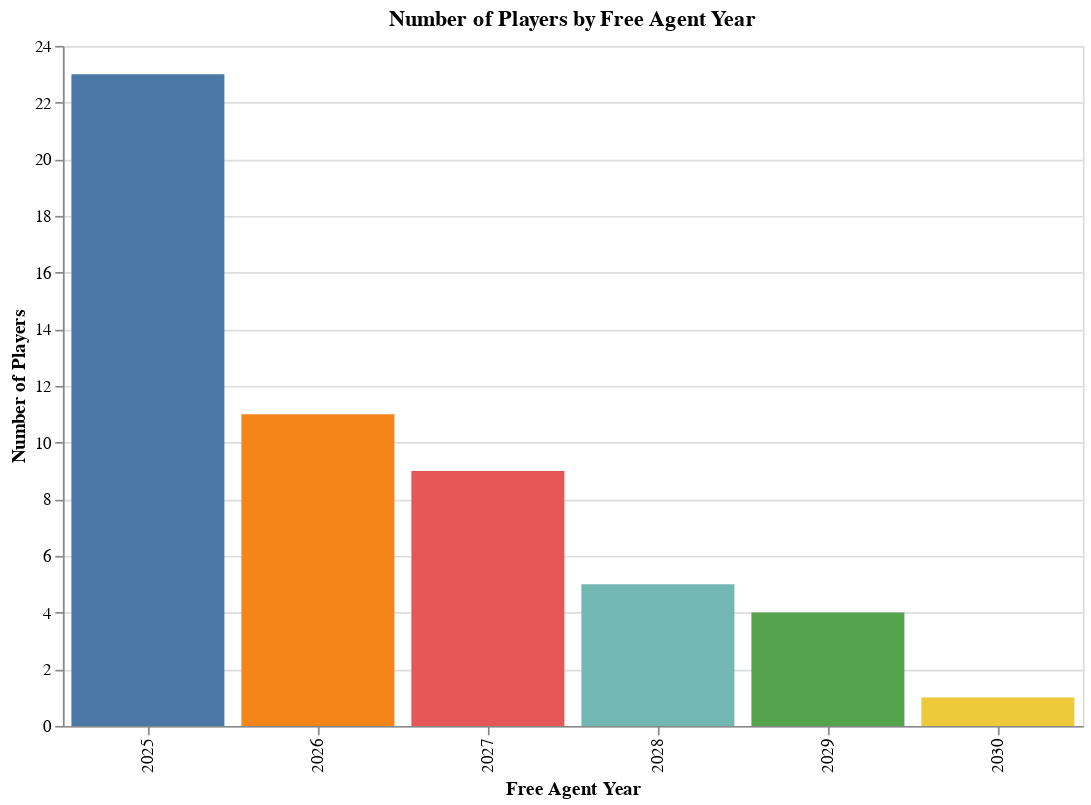

The notebook cell saved with this chart:
### Code cell
import altair as alt
import pandas as pd

# Assuming 'df' is your DataFrame with 'FREE AGENT YEAR' and 'PLAYER' columns

# Group by 'FREE AGENT YEAR' and count the number of players in each year
free_agent_counts = df.groupby('FREE AGENT YEAR')['PLAYER'].count().reset_index(name='counts')

# Create the Altair chart with animation
alt.Chart(free_agent_counts).mark_bar().encode(
    x=alt.X('FREE AGENT YEAR:O', axis=alt.Axis(title='Free Agent Year')),
    y=alt.Y('counts:Q', axis=alt.Axis(title='Number of Players')),
    # Animation using 'FREE AGENT YEAR'
    color=alt.Color('FREE AGENT YEAR:N', legend=None)  # Animate by color
).properties(
    width=600,
    height=400,
    title='Number of Players by Free Agent Year'
).interactive()  # Enable interactivity for better visualization

### Figure 1 — Vega-Lite specification as saved in the notebook (floating-point values rounded to 4 significant figures)
{"config": {"view": {"continuousWidth": 400, "continuousHeight": 300}}, "data": {"name": "data-71b2998b7464478ea5e11ec7ecb5b314"}, "mark": "bar", "encoding": {"color": {"field": "FREE AGENT YEAR", "legend": null, "type": "nominal"}, "x": {"axis": {"title": "Free Agent Year"}, "field": "FREE AGENT YEAR", "type": "ordinal"}, "y": {"axis": {"title": "Number of Players"}, "field": "counts", "type": "quantitative"}}, "height": 400, "selection": {"selector003": {"type": "interval", "bind": "scales", "encodings": ["x", "y"]}}, "title": "Number of Players by Free Agent Year", "width": 600, "$schema": "https://vega.github.io/schema/vega-lite/v4.17.0.json", "datasets": {"data-71b2998b7464478ea5e11ec7ecb5b314": [{"FREE AGENT YEAR": 2025, "counts": 23}, {"FREE AGENT YEAR": 2026, "counts": 11}, {"FREE AGENT YEAR": 2027, "counts": 9}, {"FREE AGENT YEAR": 2028, "counts": 5}, {"FREE AGENT YEAR": 2029, "counts": 4}, {"FREE AGENT YEAR": 2030, "counts": 1}]}}
